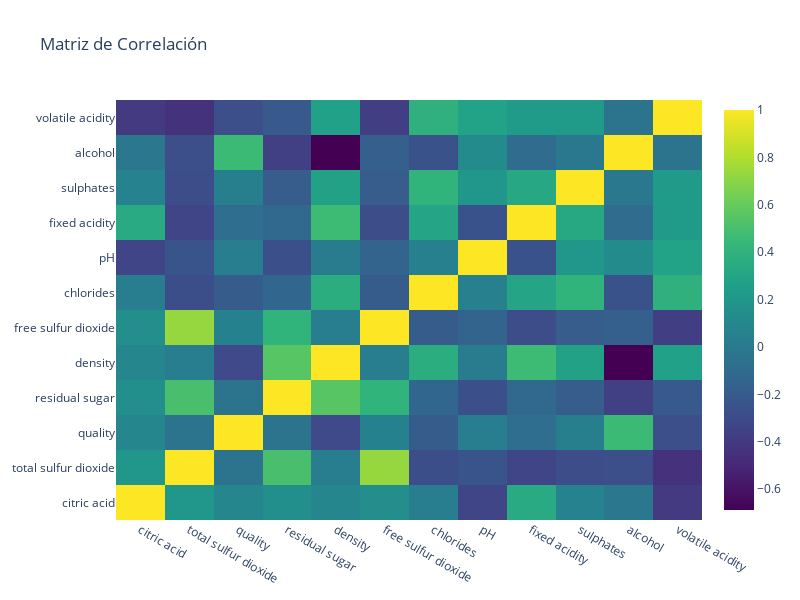

The notebook cell this image was saved under:
### Code cell
analisis.corr_matrix()

### Figure 1 — Plotly figure (JSON) as saved in the notebook; plotly's stock layout.template omitted (floating-point values rounded to 4 significant figures; data arrays with more than 128 entries replaced by an {"elided": "..."} marker saying what was removed)
{"data": [{"colorscale": [[0, "#440154"], [0.1111, "#482878"], [0.2222, "#3e4989"], [0.3333, "#31688e"], [0.4444, "#26828e"], [0.5556, "#1f9e89"], [0.6667, "#35b779"], [0.7778, "#6ece58"], [0.8889, "#b5de2b"], [1, "#fde725"]], "type": "heatmap", "x": ["citric acid", "total sulfur dioxide", "quality", "residual sugar", "density", "free sulfur dioxide", "chlorides", "pH", "fixed acidity", "sulphates", "alcohol", "volatile acidity"], "y": ["citric acid", "total sulfur dioxide", "quality", "residual sugar", "density", "free sulfur dioxide", "chlorides", "pH", "fixed acidity", "sulphates", "alcohol", "volatile acidity"], "z": {"elided": "12x12 float values"}}], "layout": {"height": 600, "title": {"text": "Matriz de Correlación"}, "width": 800}}
